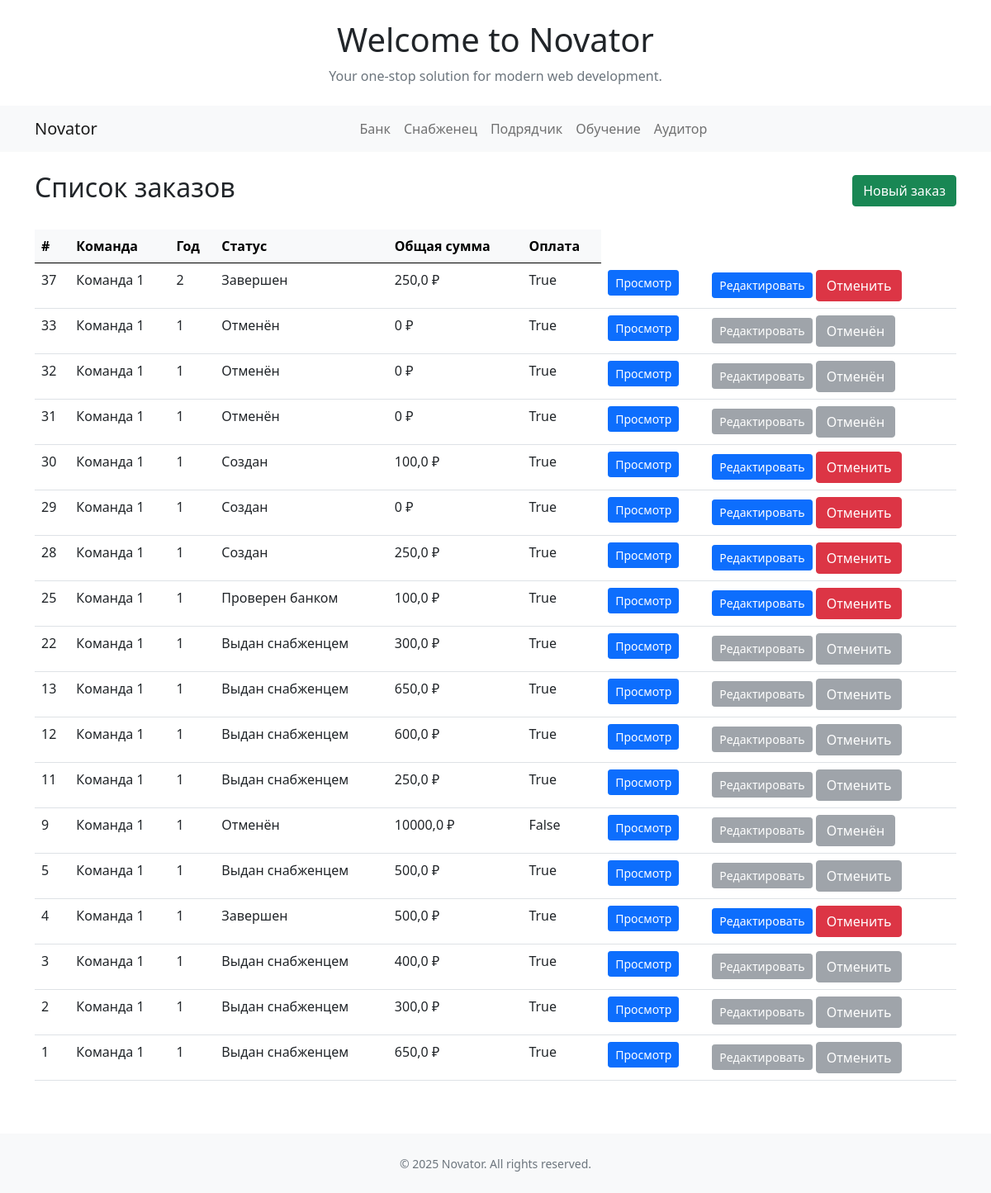
Page /bank/zakaz_list/?team=1 (signed in) on the committed database.
### bank/models.py (models this page shows, shortened)
class Zakaz(models.Model):
    team = models.ForeignKey(Team, on_delete=models.CASCADE, related_name='zakaz')
    year = models.IntegerField(verbose_name='Год заказа')
    month = models.IntegerField(verbose_name='Месяц заказа', null=True)
    payment = models.BooleanField(default=False, verbose_name='Оплачено')
    issued = models.BooleanField(default=False, verbose_name='Выдано')
    status = models.ForeignKey(Status, on_delete=models.SET_NULL, null=True, blank=True, verbose_name='Статус заказа')
    description = models.TextField(blank=True, verbose_name='Номер договора')
    category = models.ForeignKey(Category, on_delete=models.SET_NULL, null=True, blank=True, verbose_name='Категория заказа')
    def get_total_sum(self):
        items = self.zakazitem_set.all()
        return sum(item.get_total() for item in items)

class ZakazItem(models.Model):
    zakaz = models.ForeignKey(Zakaz, on_delete=models.CASCADE)
    material = models.ForeignKey(Material, on_delete=models.CASCADE)
    price = models.FloatField(max_length=10)
    quantity = models.IntegerField()
    koeff = models.FloatField(max_length=10, default=1.0)
    refund = models.BooleanField(default=False, verbose_name='Возврат')
    profit_val = models.FloatField(max_length=10, default=0, verbose_name='Прибыль')
    profit_koeff = models.FloatField(max_length=10, default=0, verbose_name='Коэффициент прибыли')
    def get_total(self):
        return self.quantity * self.price

### main/models.py (models this page shows, shortened)
class Team(models.Model):
    name = models.CharField(max_length=100, verbose_name='Имя команды')
    slug = models.SlugField(max_length=100)
    status = models.BooleanField(default=False, verbose_name='Активно')
    learn_les = models.BooleanField(default=False, verbose_name='Мастер ЛЭС')
    learn_grs = models.BooleanField(default=False, verbose_name='Оператор ГРС')
    learn_ks = models.BooleanField(default=False, verbose_name='Инженер ГKС')
    auto = models.IntegerField(default=0, verbose_name='Автотранспорт')

class Status(models.Model):
    name = models.CharField(max_length=20, verbose_name='Статус')

### bank/views.py (the view)
# urls.py: path('zakaz_list/', views.zakaz_list, name='zakaz_list'),
@login_required
def zakaz_list(request):
    if request.GET.get('team'):
        zakazy = Zakaz.objects.filter(team=request.GET.get('team')).order_by('-id')
    else:
        zakazy = Zakaz.objects.all().order_by('-id')
    return render(request, 'bank/zakaz_list.html', {'zakazy': zakazy})

### templates/bank/zakaz_list.html (shortened to what this page needs)
{% extends 'base.html' %}
{% block content %}
<div class="container mt-4">
    <div class="d-flex justify-content-between align-items-center mb-4">
        <h2>Список заказов</h2>
        <a href="{% url 'bank:create_zakaz' %}" class="btn btn-success">
             Новый заказ
        </a>
    </div>
    {% if zakazy %}
        <div class="table-responsive">
            <table class="table table-hover">
                <thead class="table-light">
                    <tr>
                        <th>#</th>
                        <th>Команда</th>
                        <th>Год</th>
                        <th>Статус</th>
                        <th>Общая сумма</th>
                        <th>Оплата</th>
                    </tr>
                </thead>
                <tbody>
                    {% for zakaz in zakazy %}
                    <tr>
                        <td>{{ zakaz.id }}</td>
                        <td>{{ zakaz.team.name }}</td>
                        <td>{{ zakaz.year }}</td>
                        <td>{{ zakaz.status.name }}</td>
                        <td>{{ zakaz.get_total_sum }} ₽</td>
                        <td>{{ zakaz.payment }}</td>
                        <td>
                            <div class="btn-group" role="group">
                                <a href="{% url 'bank:zakaz_detail' zakaz.id %}"
                                   class="btn btn-sm btn-primary">
                                     Просмотр
                                </a>
                            </div>
                        </td>
                        <td>
                            <div class="btn-group" role="group">
                            {% if zakaz.status.pk == 3 %}
                                <button class="btn btn-sm btn-secondary" disabled>
                                     Редактировать
                                </button>
                            {% elif zakaz.status.pk == 4 %}
                                <button class="btn btn-sm btn-secondary" disabled>
                                     Редактировать
                                </button>
                            {% else %}
                                <a href="{% url 'bank:zakaz_edit' zakaz.id %}"
                                   class="btn btn-sm btn-primary">
                                     Редактировать
                                </a>
                            {% endif %}
                            </div>
                            <div class="btn-group" role="group">
                            <form action="{% url 'bank:zakaz_otmena' zakaz.id %}" method="post" style="display:inline;">
                            {% if zakaz.status.pk == 4 %}
                            <button type="submit" class="btn btn-secondary" disabled>Отменён</button>
                            {% elif zakaz.status.pk == 3 %}
                            <button type="submit" class="btn btn-secondary" disabled>Отменить</button>
                            {% else %}
                            <button type="submit" class="btn btn-danger" onclick="return confirm('Отменить заказ #{{ zakaz.id }}?');">Отменить</button>
                            {% endif %}
                            </form>
                            </div>
                        </td>
                    </tr>
                    {% endfor %}
                </tbody>
            </table>
        </div>
    {% else %}
        <div class="alert alert-info" role="alert">
            <i class="fas fa-info-circle"></i> Список заказов пуст.
            <a href="{% url 'bank:create_zakaz' %}" class="alert-link">Создать новый заказ</a>
        </div>
    {% endif %}
</div>
{% endblock %}

### rows in the picture
Zakaz: id "37", team.name "Команда 1", year "2", status.name "Завершен", get_total_sum "250,0", payment "True", shows "Редактировать"
Zakaz: id "33", team.name "Команда 1", year "1", status.name "Отменён", get_total_sum "0", payment "True", shows "Редактировать"
Zakaz: id "32", team.name "Команда 1", year "1", status.name "Отменён", get_total_sum "0", payment "True", shows "Редактировать"
Zakaz: id "31", team.name "Команда 1", year "1", status.name "Отменён", get_total_sum "0", payment "True", shows "Редактировать"
Zakaz: id "30", team.name "Команда 1", year "1", status.name "Создан", get_total_sum "100,0", payment "True", shows "Редактировать"
Zakaz: id "29", team.name "Команда 1", year "1", status.name "Создан", get_total_sum "0", payment "True", shows "Редактировать"
Zakaz: id "28", team.name "Команда 1", year "1", status.name "Создан", get_total_sum "250,0", payment "True", shows "Редактировать"
Zakaz: id "25", team.name "Команда 1", year "1", status.name "Проверен банком", get_total_sum "100,0", payment "True", shows "Редактировать"
Zakaz: id "22", team.name "Команда 1", year "1", status.name "Выдан снабженцем", get_total_sum "300,0", payment "True", shows "Редактировать", shows "Отменить"
Zakaz: id "13", team.name "Команда 1", year "1", status.name "Выдан снабженцем", get_total_sum "650,0", payment "True", shows "Редактировать", shows "Отменить"
Zakaz: id "12", team.name "Команда 1", year "1", status.name "Выдан снабженцем", get_total_sum "600,0", payment "True", shows "Редактировать", shows "Отменить"
Zakaz: id "11", team.name "Команда 1", year "1", status.name "Выдан снабженцем", get_total_sum "250,0", payment "True", shows "Редактировать", shows "Отменить"
Zakaz: id "9", team.name "Команда 1", year "1", status.name "Отменён", get_total_sum "10000,0", payment "False", shows "Редактировать"
Zakaz: id "5", team.name "Команда 1", year "1", status.name "Выдан снабженцем", get_total_sum "500,0", payment "True", shows "Редактировать", shows "Отменить"
Zakaz: id "4", team.name "Команда 1", year "1", status.name "Завершен", get_total_sum "500,0", payment "True", shows "Редактировать"
Zakaz: id "3", team.name "Команда 1", year "1", status.name "Выдан снабженцем", get_total_sum "400,0", payment "True", shows "Редактировать", shows "Отменить"
Zakaz: id "2", team.name "Команда 1", year "1", status.name "Выдан снабженцем", get_total_sum "300,0", payment "True", shows "Редактировать", shows "Отменить"
Zakaz: id "1", team.name "Команда 1", year "1", status.name "Выдан снабженцем", get_total_sum "650,0", payment "True", shows "Редактировать", shows "Отменить"

### other values in the picture
{{ year|default:2025 }} "2025"
